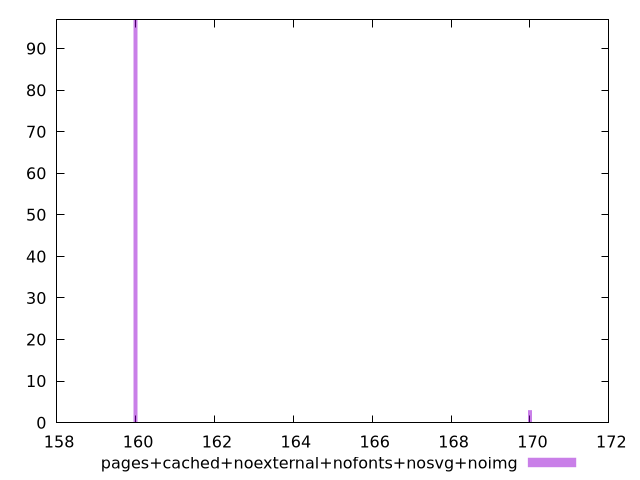

This figure's gnuplot source:
$_pagesCachedNoexternalNofontsNosvgNoimg <<EOF
160 97
170 3
EOF
set key outside below
set terminal pngcairo
set output "report_00006_2020-11-02T20-21-41.718Z/uses-http2/pages+cached+noexternal+nofonts+nosvg+noimg//raw_hist.png"
set yrange [0:97]
set boxwidth 0.1
set style fill transparent solid 0.5 noborder
plot $_pagesCachedNoexternalNofontsNosvgNoimg title "pages+cached+noexternal+nofonts+nosvg+noimg" with boxes ,
